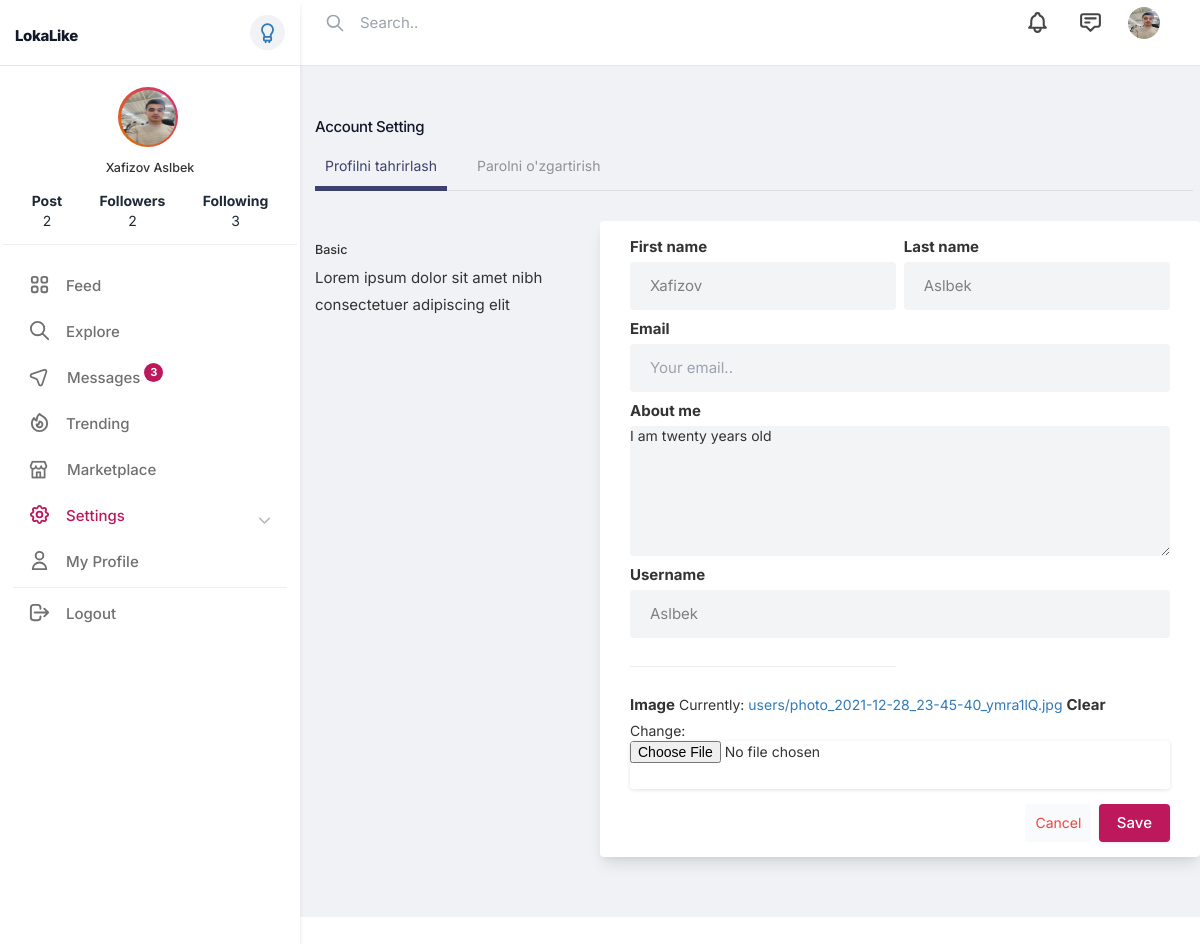
The page /settings/Aslbek (signed in) on the database as committed earlier.
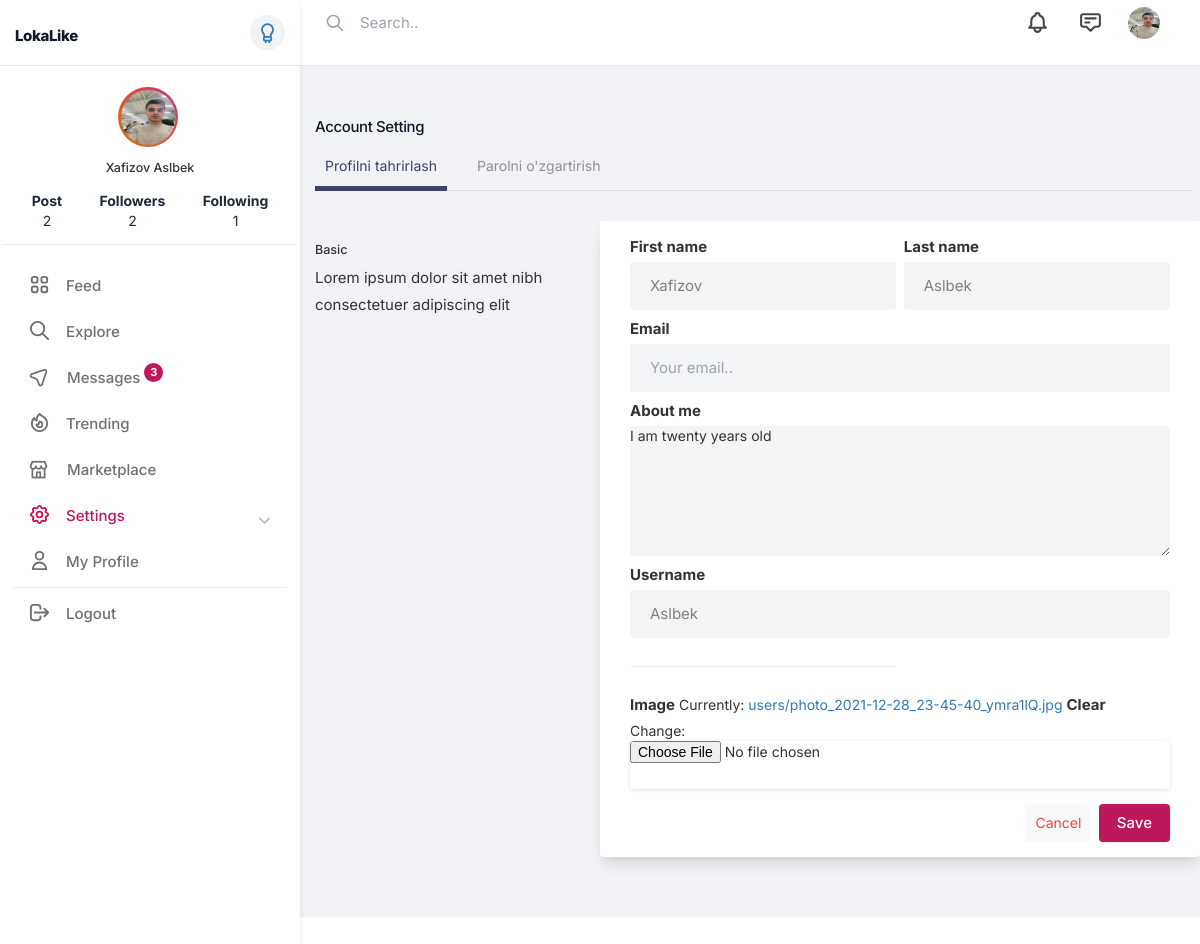
The same page on the database as committed later.
### instagramUser/models/instaUsers.py (models this page shows, shortened)
class Profile(AbstractUser):
    bio = models.TextField(max_length=100,blank=True, null=True)
    img = models.ImageField(upload_to='users/', blank=True, null=True)
    phone = models.CharField(max_length = 20, blank=True, null=True)
    followers = models.IntegerField(default=0)
    followings = models.IntegerField(default=0)
    like_count  = models.IntegerField(default=0)

### instagramUser/views.py (the view)
# urls.py: path('settings/<slug:username>',settings,name = 'settings')
@login_required(login_url='user_login')
def settings(request, username):
    user = Profile.objects.get(username = username)
    if user != request.user:
        raise Http404("AAAAAAAAAAAAAAAAAAA Siz boshqa joyga kirib ketdingiz")
    if request.method == 'POST':
        form_password = PasswordChangeForm(user=request.user, data=request.POST)
        form = UserProfilForm(request.POST,request.FILES, instance=user)
        if form_password.is_valid():
            form_password.save()
            update_session_auth_hash(request, form_password.user)
            return redirect('profile', username = user.username)
        if form.is_valid():
            form.save()
            return redirect('profile', username = user.username)
    else:
        form = UserProfilForm(instance=user)
        form_password = PasswordChangeForm(user=request.user)
    return render(request, 'settings.html', {'form': form,'form1':form_password})

### instagramUser/forms.py
class UserProfilForm(UserChangeForm):
    class Meta(UserChangeForm):
        model = Profile
        fields = ('username', 'first_name', 'last_name', 'email','password', 'bio','img')

### instagramUser/templates/settings.html (shortened to what this page needs)
{% extends 'instagram/base.html' %}
{% load static %}
{% load widget_tweaks %}
{% block content %}
    <div class="container m-auto">
        <h1 class="text-2xl leading-none text-gray-900 tracking-tight mt-3"> Account Setting </h1>
        <ul class=" mt-5 -mr-3 flex-nowrap lg:overflow-hidden overflow-x-scroll uk-tab">
            <li class="uk-active ">
                <a data-toggle="tab" href="#home">Profilni tahrirlash</a>
            </li>
            <li class=" ">
                <a data-toggle="tab" href="#change-password" >Parolni o'zgartirish</a>
            </li>
        </ul>
        <div class="tab-content">
            <div id="home" class="row mt-12 tab-pane fade in active">
                <div class="col-lg-4">
                    <h3 class="text-xl mb-2"> Basic</h3>
                    <p> Lorem ipsum dolor sit amet nibh consectetuer adipiscing elit</p>
                </div>
                <div class="bg-white rounded-md lg:shadow-lg shadow col-lg-8">
                    <form method="POST" enctype="multipart/form-data">
                        <div class="grid grid-cols-2 gap-3 lg:p-6 p-4">
                            <div>
                                <label for=""> First name</label>
                                {% render_field form.first_name type="text" placeholder="Your name.." class="shadow-none bg-gray-100" %}
                            </div>
                            <div>
                                <label for=""> Last name</label>
                                {% render_field form.last_name  type="text" placeholder="Your name.." class="shadow-none bg-gray-100" %}
                            </div>
                            <div class="col-span-2">
                                <label for=""> Email</label>
                                {% render_field form.email type="email" placeholder="Your email.." class="shadow-none bg-gray-100" %}
                            </div>
                            <div class="col-span-2">
                                <label for="about">About me</label>
                                {% render_field form.bio id="about" name="about" rows="3"  class="shadow-none bg-gray-100" %}
                            </div>
                            <div class="col-span-2">
                                <label for=""> Username</label>
                                {% render_field form.username type="text" placeholder="" class="shadow-none bg-gray-100" %}
                            </div>
                            <hr>
                            <div class="img-upload col-span-2">
                                <label for="img">Image</label>
                                {% render_field form.img %}
                            </div>
                        </div>
                        <div class="bg-gray-10 p-6 pt-0 flex justify-end space-x-3">
                            <button class="p-2 px-4 rounded bg-gray-50 text-red-500"> Cancel </button>
                            <button type="submit" class="button bg-blue-700"> Save </button>
                        </div>
                    </form>
                </div>
            </div>
        </div>
        <div class="grid lg:grid-cols-3 mt-12 gap-8">
            <div class="grid grid-cols-2 gap-3 lg:p-6 p-4">
            </div>
        </div>
    </div>
    <link rel="stylesheet" href="https://maxcdn.bootstrapcdn.com/bootstrap/3.4.1/css/bootstrap.min.css">
{% endblock %}

### templates/instagram/include/sidebar.html (shortened to what the changed rows need)
{% load static %}
<div class="sidebar">
    <div class="sidebar_header border-b border-gray-200 from-gray-100 to-gray-50 bg-gradient-to-t  uk-visible@s">
        <a href="#">
            <h1 class="lg:text-2xl text-lg font-extrabold leading-none text-gray-900 tracking-tight mb-5"> LokaLike </h1>
        </a>
    </div>
    <div class="sidebar_inner" data-simplebar>
        <div class="flex flex-col items-center my-6 uk-visible@s">
            <div
                class="bg-gradient-to-tr from-yellow-600 to-pink-600 p-1 rounded-full transition m-0.5 mr-2  w-24 h-24">
                {% if user.img %}
                    <img src="{{user.img.url}}"
                    class="bg-gray-200 border-4 border-white rounded-full w-full h-full">
                {% else %}
                    <img src="{% static 'images/people.jpg' %}"
                        class="bg-gray-200 border-4 border-white rounded-full w-full h-full">
                {% endif %}
            </div>
            <a href="profile.html" class="text-xl font-medium capitalize mt-4 uk-link-reset">
                {% if user.last_name %}
                    {{user.first_name}} {{user.last_name}}
                {% else %}
                    {{user.username}}
                {% endif %}
            </a>
            <div class="flex justify-around w-full items-center text-center uk-link-reset text-gray-800 mt-6">
                <div>
                    <a href="#">
                        <strong>Post</strong>
                        <div> {{user.post_set.count}}</div>
                    </a>
                </div>
                <div>
                    <a href="#">
                        <strong>Followers</strong>
                        <div> {{user.following.count}}</div>
                    </a>
                </div>
                <div>
                    <a href="#">
                        <strong>Following</strong>
                        <div id = "userFollowing">{{user.follower.count}}</div>
                    </a>
                </div>
            </div>
        </div>
    </div>
</div>

### templates/instagram/include/header.html (shortened to what this page needs)
{% load static %}
<header>
    <div class="header_inner">
        <div class="left-side">
            <div class="header_search">
                <input type="text" placeholder="Search..">
                <div class="icon-search">
                    <svg xmlns="http://www.w3.org/2000/svg" fill="none" viewBox="0 0 24 24"
                        stroke="currentColor">
                        <path stroke-linecap="round" stroke-linejoin="round" stroke-width="2"
                            d="M21 21l-6-6m2-5a7 7 0 11-14 0 7 7 0 0114 0z" />
                    </svg>
                </div>
            </div>
        </div>
        <div class="right-side lg:pr-4">
            <a href="#" class="header-links-item">
            </a>
            <a href="#" class="header-links-item">
                <svg xmlns="http://www.w3.org/2000/svg" fill="none" viewBox="0 0 24 24"
                    stroke="currentColor">
                    <path stroke-linecap="round" stroke-linejoin="round" stroke-width="2"
                        d="M7 8h10M7 12h4m1 8l-4-4H5a2 2 0 01-2-2V6a2 2 0 012-2h14a2 2 0 012 2v8a2 2 0 01-2 2h-3l-4 4z" />
                </svg>
            </a>
            <a href="#">
                {% if user.img %}
                    <img src="{{user.img.url}}" class="header-avatar" alt="">
                {% else %}
                    <img src="{% static 'images/people.jpg' %}" class="header-avatar" alt="">
                {% endif %}
            </a>
        </div>
    </div>
</header>

Rows that differ between the two databases and show on the page:
changed Profile "Xafizov": follower.count "3" → "1"
